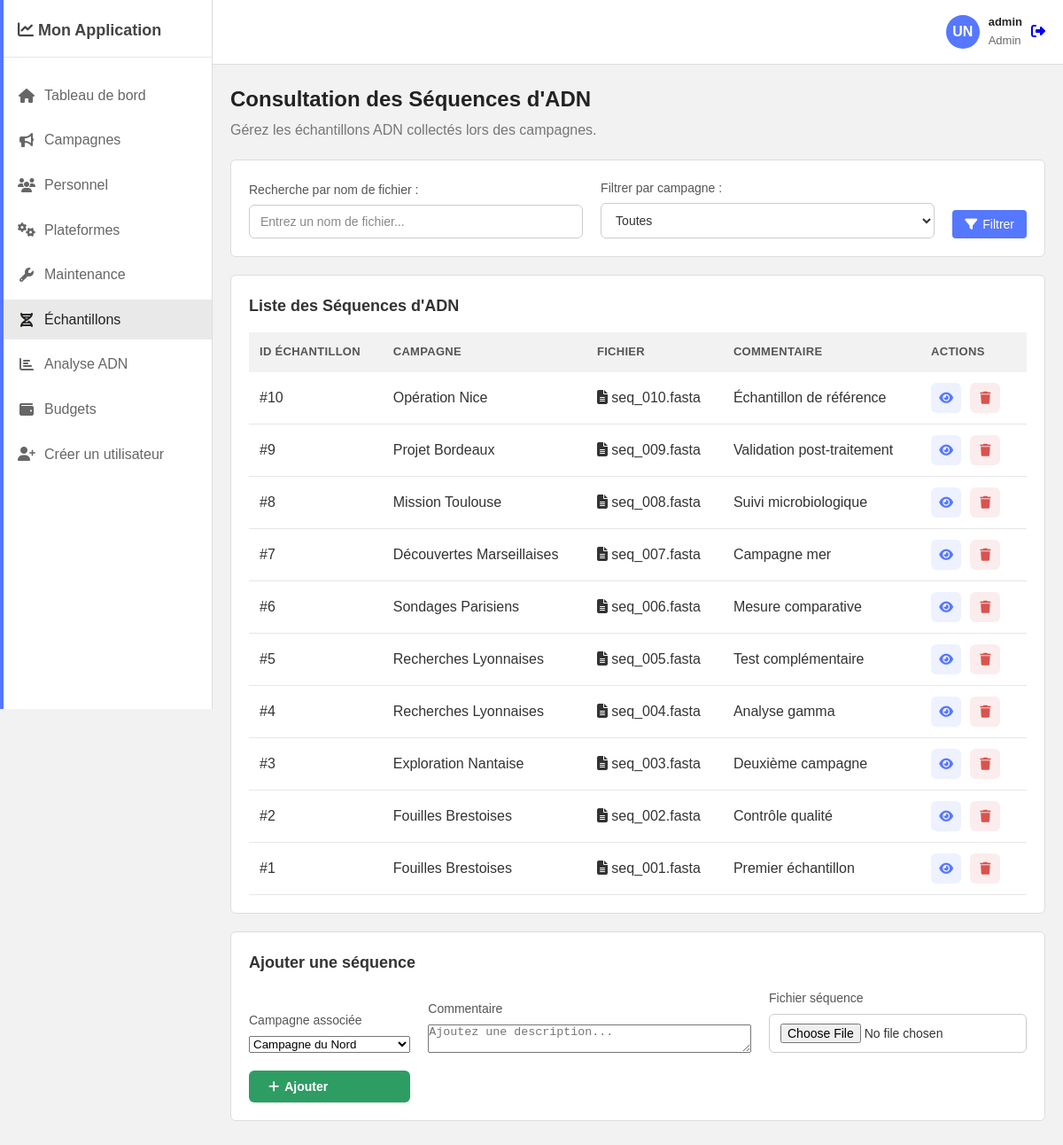
Screenshot of /sequences_adn/ (signed in) with the database file from the repository.
### monApp/models.py (models this page shows, shortened)
class User(db.Model, UserMixin):
    id = db.Column(db.Integer, primary_key=True)
    username = db.Column(db.String(80), unique=True, nullable=False)
    password = db.Column(db.String(256), nullable=False)
    role = db.Column(db.Enum(UserRole),
                     nullable=False,
                     default=UserRole.CHERCHEUR)

class Echantillon(db.Model):
    __tablename__ = 'ECHANTILLON'
    idEch = db.Column(db.Integer, primary_key=True)
    fichier_sequence = db.Column(db.String(255))
    commentaire = db.Column(db.Text)
    idCamp = db.Column(db.Integer, db.ForeignKey('CAMPAGNE.idCamp'))

class Campagne(db.Model):
    __tablename__ = 'CAMPAGNE'
    idCamp = db.Column(db.Integer, primary_key=True)
    nom = db.Column(db.String(100))
    date_debut = db.Column(db.Date)
    duree = db.Column(db.Integer)
    lieu = db.Column(db.String(100))
    idPl = db.Column(db.Integer, db.ForeignKey('PLATEFORME.idPl'))
    echantillons = db.relationship('Echantillon',
                                   backref='campagne',
                                   lazy=True)

### monApp/views.py (the view, shortened to what this page needs)
@app.route('/sequences_adn/', methods=['GET', 'POST'])
@login_required
@role_required(UserRole.CHERCHEUR, UserRole.ADMIN)
def sequences_adn():
    form = EchantillonForm()
    form.campagne.choices = [
        (c.idCamp, c.nom) for c in Campagne.query.order_by(Campagne.nom).all()
    ]
    query = Echantillon.query
    sequences = query.order_by(Echantillon.idEch.desc()).all()
    all_campaigns = Campagne.query.order_by(Campagne.nom).all()
    return render_template('sequences_adn.html',
                           sequences=sequences,
                           form=form,
                           all_campaigns=all_campaigns)

### monApp/forms.py
class EchantillonForm(FlaskForm):
    fichier_sequence = FileField(
        'Fichier séquence',
        validators=[FileRequired(message="Veuillez sélectionner un fichier.")])
    commentaire = TextAreaField('Commentaire')
    campagne = SelectField('Campagne associée',
                           coerce=int,
                           validators=[DataRequired()])
    submit = SubmitField('Enregistrer')

### monApp/views.py (called while the page is built)
def role_required(*roles):
    def wrapper(fn):
        @wraps(fn)
        def decorated_view(*args, **kwargs):
            if not current_user.is_authenticated or current_user.role not in roles:
                abort(403)
            return fn(*args, **kwargs)
        return decorated_view
    return wrapper

@login_manager.user_loader
def load_user(user_id):
    return User.query.get(int(user_id))

### monApp/templates/sequences_adn.html (shortened to what this page needs)
{% extends "base.html" %}
{% block extra_css %}
<link rel="stylesheet" href="{{ url_for('static', filename='css/personnel.css') }}">
{% endblock %}
{% block content %}
<div class="page-title">
    <h1>Consultation des Séquences d'ADN</h1>
    <p>Gérez les échantillons ADN collectés lors des campagnes.</p>
</div>
<div class="card filter-card">
    <form method="GET" action="/sequences_adn" class="filter-form">
        <div class="filter-group">
            <label for="search">Recherche par nom de fichier :</label>
            <input type="text" id="search" name="search" placeholder="Entrez un nom de fichier...">
        </div>
        <div class="filter-group">
            <label for="campaign">Filtrer par campagne :</label>
            <select id="campaign" name="campaign">
                <option value="">Toutes</option>
            </select>
        </div>
        <button type="submit" class="btn btn-primary">
            <i class="fas fa-filter"></i> Filtrer
        </button>
    </form>
</div>
<div class="card">
    <div class="card-header">
        <h2 class="card-title">Liste des Séquences d'ADN</h2>
    </div>
    <div class="table-container">
        <table>
            <thead>
                <tr>
                    <th>ID Échantillon</th>
                    <th>Campagne</th>
                    <th>Fichier</th>
                    <th>Commentaire</th>
                    <th style="width: 120px;">Actions</th>
                </tr>
            </thead>
            <tbody>
                {% for sequence in sequences %}
                <tr>
                    <td>#{{ sequence.idEch }}</td>
                    <td>{{ sequence.campagne.nom if sequence.campagne else 'N/A' }}</td>
                    <td><i class="fas fa-file-alt"></i> {{ sequence.fichier_sequence }}</td>
                    <td>{{ sequence.commentaire }}</td>
                    <td>
                        <a href="{{ url_for('view_echantillon', echantillon_id=sequence.idEch) }}" class="btn-action btn-edit" title="Consulter">
                            <i class="fas fa-eye"></i>
                        </a>
                        <a href="{{ url_for('delete_echantillon', echantillon_id=sequence.idEch) }}" class="btn-action btn-delete" title="Supprimer">
                            <i class="fas fa-trash"></i>
                        </a>
                    </td>
                </tr>
                {% endfor %}
            </tbody>
        </table>
    </div>
</div>
<div class="card form-card">
    <div class="card-header">
        <h2 class="card-title">Ajouter une séquence</h2>
    </div>
    <form method="POST" action="{{ url_for('sequences_adn') }}" class="personnel-form" enctype="multipart/form-data">
        <div class="form-row">
            <div class="form-group">
                {{ form.campagne.label(for="campaign_select") }}
                {{ form.campagne(id="campaign_select", required=True) }}
            </div>
            <div class="form-group">
                {{ form.commentaire.label(for="commentaire") }}
                {{ form.commentaire(id="commentaire", placeholder="Ajoutez une description...") }}
            </div>
            <div class="form-group">
                {{ form.fichier_sequence.label(for="sequence_file") }}
                {{ form.fichier_sequence(id="sequence_file", required=True) }}
            </div>
            <button type="submit" class="btn btn-success">
                <i class="fas fa-plus"></i> Ajouter
            </button>
        </div>
    </form>
</div>
{% endblock %}

### monApp/templates/base.html (shortened to what this page needs)
<!DOCTYPE html>
<html lang="fr">
<head>
    <link rel="stylesheet" href="https://cdnjs.cloudflare.com/ajax/libs/font-awesome/6.4.0/css/all.min.css">
    <link rel="stylesheet" href="{{ url_for('static', filename='../static/css/base.css') }}">
    {% block extra_css %}{% endblock %}
</head>
<body>
    <aside class="sidebar">
        <div class="sidebar-header">
            <h2><i class="fas fa-chart-line"></i> Mon Application</h2>
        </div>
        <nav>
            <ul class="sidebar-menu">
                <li><a href="{{ url_for('tableau_de_bord') }}" class="{{ 'active' if 'tableau_de_bord' in request.endpoint else '' }}"><i class="fas fa-home"></i> Tableau de bord</a></li>
                {% if current_user.role.value in ['chercheur', 'admin'] %}
                    <li><a href="{{ url_for('campagnes') }}" class="{{ 'active' if 'campagnes' in request.endpoint else '' }}"><i class="fas fa-bullhorn"></i> Campagnes</a></li>
                {% endif %}
                {% if current_user.role.value == 'admin' %}
                    <li><a href="{{ url_for('personnel') }}" class="{{ 'active' if 'personnel' in request.endpoint else '' }}"><i class="fas fa-users"></i> Personnel</a></li>
                {% endif %}
                {% if current_user.role.value in ['admin', 'technique'] %}
                    <li><a href="{{ url_for('plateforme') }}" class="{{ 'active' if 'plateforme' in request.endpoint else '' }}"><i class="fas fa-cogs"></i> Plateformes</a></li>
                    <li><a href="{{ url_for('maintenance') }}" class="{{ 'active' if 'maintenance' in request.endpoint else '' }}"><i class="fas fa-wrench"></i> Maintenance</a></li>
                {% endif %}
                {% if current_user.role.value in ['chercheur', 'admin'] %}
                    <li><a href="{{ url_for('sequences_adn') }}" class="{{ 'active' if 'sequences_adn' in request.endpoint else '' }}"><i class="fas fa-dna"></i> Échantillons</a></li>
                    <li><a href="{{ url_for('analyse') }}" class="{{ 'active' if 'analyse' in request.endpoint else '' }}"><i class="fas fa-chart-bar"></i> Analyse ADN</a></li>
                {% endif %}
                {% if current_user.role.value in ['direction', 'admin'] %}
                    <li><a href="{{ url_for('budget') }}" class="{{ 'active' if 'budget' in request.endpoint else '' }}"><i class="fas fa-wallet"></i> Budgets</a></li>
                {% endif %}
                {% if current_user.role.value in ['direction', 'admin'] %}
                    <li><a href="{{ url_for('creer_compte') }}" class="{{ 'active' if 'creer_compte' in request.endpoint else '' }}"><i class="fas fa-user-plus"></i> Créer un utilisateur</a></li>
                {% endif %}
            </ul>
        </nav>
    </aside>
    <main class="main-content">
        <header class="header">
            <div class="user-info">
                <div class="user-avatar">UN</div>
                <div class="user-details">
                    <span class="user-name">{{ current_user.username }}</span>
                    <span class="user-role">{{ current_user.role.value|capitalize }}</span>
                </div>
                <a href="{{ url_for('logout') }}" class="btn-logout" title="Déconnexion">
                    <i class="fas fa-sign-out-alt"></i>
                </a>
            </div>
        </header>
        <div class="container">
            {% block content %}{% endblock %}
        </div>
    </main>
</body>
</html>

### monApp/static/css/base.css (style rules this page uses)
* { margin: 0; padding: 0; box-sizing: border-box; }
body { font-family: Arial, sans-serif; background: #f2f2f2; color: #333; line-height: 1.6; min-height: 100vh; }
.sidebar { position: fixed; left: 0; top: 0; width: 240px; height: 100vh; background: #ffffff; border-right: 1px solid #ddd; padding: 20px 0; transition: transform 0.3s ease; }
.sidebar-header { padding: 0 20px 15px; border-bottom: 1px solid #e6e6e6; }
.sidebar-header h2 { font-size: 18px; font-weight: 700; color: #444; }
.sidebar-menu { list-style: none; padding: 15px 0; }
.sidebar-menu li { margin: 5px 0; }
.sidebar-menu a { display: flex; align-items: center; padding: 10px 20px; text-decoration: none; color: #666; transition: background 0.2s; }
.sidebar-menu a:hover, .sidebar-menu a.active { background: #e9e9e9; color: #222; }
.sidebar-menu a.active::before { content: ""; position: absolute; left: 0; width: 4px; top: 0; bottom: 0; background: #5677ff; }
.sidebar-menu i { margin-right: 10px; width: 20px; text-align: center; }
.main-content { margin-left: 240px; min-height: 100vh; }
.header { background: #ffffff; border-bottom: 1px solid #ddd; padding: 15px 20px; display: flex; justify-content: space-between; align-items: center; position: sticky; top: 0; }
.user-info { display: flex; align-items: center; gap: 10px; }
.user-avatar { width: 38px; height: 38px; border-radius: 50%; background: #5677ff; color: white; display: flex; align-items: center; justify-content: center; font-weight: 700; }
.user-details span { display: block; font-size: 13px; }
.user-name { font-weight: 600; color: #222; }
.user-role { color: #666; }
.container { padding: 20px; }
.page-title { margin-bottom: 20px; }
.page-title h1 { font-size: 24px; margin-bottom: 3px; color: #222; }
.page-title p { color: #777; }
.btn { padding: 8px 14px; border-radius: 4px; outline: none; border: none; cursor: pointer; display: inline-flex; align-items: center; gap: 6px; text-decoration: none; font-size: 14px; }
.btn-primary { background: #5677ff; color: white; }

### monApp/static/css/personnel.css (style rules this page uses)
.filter-card { margin-bottom: 20px; background: #ffffff; padding: 20px; border: 1px solid #ddd; }
.filter-form { display: flex; gap: 20px; align-items: flex-end; flex-wrap: wrap; }
.filter-group { flex: 1; min-width: 200px; display: flex; flex-direction: column; gap: 6px; }
.filter-group label { color: #555; font-size: 14px; font-weight: 500; }
.filter-group input, .filter-group select { padding: 10px 12px; background: #ffffff; border: 1px solid #ccc; border-radius: 6px; color: #333; font-size: 14px; transition: border 0.2s; }
.filter-group input::placeholder { color: #888; }
.filter-group select { cursor: pointer; }
.card { background: #ffffff; border-radius: 6px; padding: 20px; border: 1px solid #ddd; margin-bottom: 20px; }
.card-header { display: flex; justify-content: space-between; align-items: center; margin-bottom: 15px; }
.card-title { font-size: 18px; font-weight: 600; }
.table-container { overflow-x: auto; }
table { width: 100%; border-collapse: collapse; }
thead { background: #f2f2f2; }
th { padding: 12px; text-align: left; font-weight: 600; font-size: 13px; text-transform: uppercase; letter-spacing: 0.3px; color: #555; }
td { padding: 12px; border-bottom: 1px solid #e6e6e6; }
.btn-action { display: inline-flex; align-items: center; justify-content: center; width: 34px; height: 34px; border-radius: 6px; margin-right: 6px; text-decoration: none; transition: 0.2s; font-size: 14px; }
.btn-edit { background: rgba(86, 119, 255, 0.1); color: #5677ff; }
.btn-delete { background: rgba(217, 83, 79, 0.1); color: #d9534f; }
.form-card { background: #ffffff; border: 1px solid #ddd; }
.personnel-form { display: flex; flex-direction: column; }
.form-row { display: grid; grid-template-columns: 1fr 2fr auto; gap: 20px; align-items: end; }
.personnel-form .form-group { display: flex; flex-direction: column; gap: 6px; }
.form-group label { color: #555; font-size: 14px; font-weight: 500; }
.form-group input { padding: 10px 12px; background: #ffffff; border: 1px solid #ccc; border-radius: 6px; color: #333; font-size: 14px; transition: border 0.2s; }
.form-group input::placeholder { color: #888; }
.btn-success { background: #2e9d63; color: white; padding: 10px 22px; border: none; border-radius: 6px; font-weight: 600; cursor: pointer; transition: 0.2s; display: inline-flex; gap: 6px; }

### rows the page displays
User: username "admin", role.value "Admin"
Echantillon: idEch "10", campagne "Opération Nice", fichier_sequence "seq_010.fasta", commentaire "Échantillon de référence"
Echantillon: idEch "9", campagne "Projet Bordeaux", fichier_sequence "seq_009.fasta", commentaire "Validation post-traitement"
Echantillon: idEch "8", campagne "Mission Toulouse", fichier_sequence "seq_008.fasta", commentaire "Suivi microbiologique"
Echantillon: idEch "7", campagne "Découvertes Marseillaises", fichier_sequence "seq_007.fasta", commentaire "Campagne mer"
Echantillon: idEch "6", campagne "Sondages Parisiens", fichier_sequence "seq_006.fasta", commentaire "Mesure comparative"
Echantillon: idEch "5", campagne "Recherches Lyonnaises", fichier_sequence "seq_005.fasta", commentaire "Test complémentaire"
Echantillon: idEch "4", campagne "Recherches Lyonnaises", fichier_sequence "seq_004.fasta", commentaire "Analyse gamma"
Echantillon: idEch "3", campagne "Exploration Nantaise", fichier_sequence "seq_003.fasta", commentaire "Deuxième campagne"
Echantillon: idEch "2", campagne "Fouilles Brestoises", fichier_sequence "seq_002.fasta", commentaire "Contrôle qualité"
Echantillon: idEch "1", campagne "Fouilles Brestoises", fichier_sequence "seq_001.fasta", commentaire "Premier échantillon"
